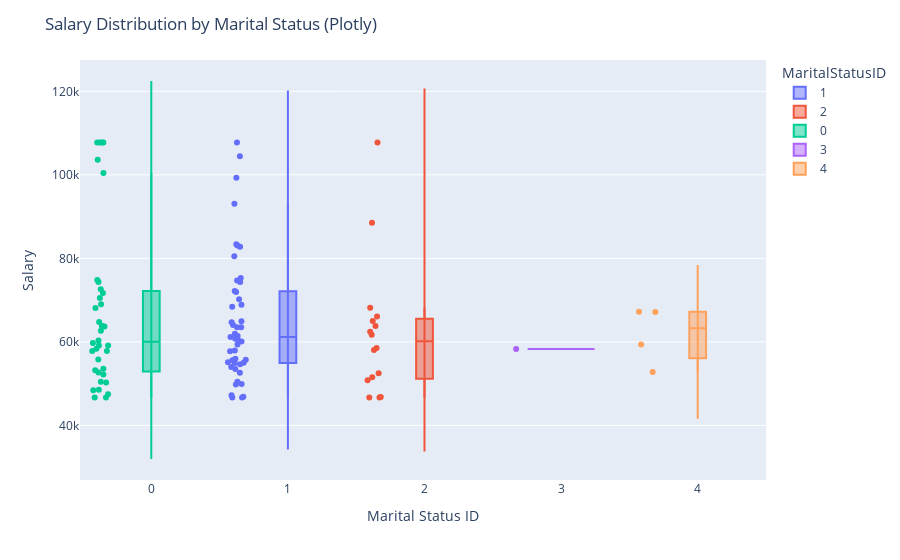

Write notebook code for a chart like this one.
### Markdown cell above
# 5. Violin chart with Plotly
The below is a violin plot showing the distribution of salaries based on marital status. The plot is plotted using ''MaritalStatusID','Salary' columns from the dataframe df_2.

### Code cell
fig = px.violin(df_2, 
                x='MaritalStatusID',    # X-axis: MaritalStatusID
                y='Salary',             # Y-axis: Salary
                box=True,               # Show box plot inside the violin
                points='all',           # Show all data points
                color='MaritalStatusID' # Color by MaritalStatusID
               )


fig.update_layout(
    title='Salary Distribution by Marital Status (Plotly)',
    xaxis_title='Marital Status ID',
    yaxis_title='Salary'
)


fig.show()

### Figure 1 — Plotly figure (JSON) as saved in the notebook; plotly's stock layout.template omitted (floating-point values rounded to 4 significant figures)
{"data": [{"alignmentgroup": "True", "box": {"visible": true}, "hovertemplate": "MaritalStatusID=%{x}<br>Salary=%{y}<extra></extra>", "legendgroup": "1", "marker": {"color": "#636efa"}, "name": "1", "offsetgroup": "1", "orientation": "v", "points": "all", "scalegroup": "True", "showlegend": true, "type": "violin", "x": [1, 1, 1, 1, 1, 1, 1, 1, 1, 1, 1, 1, 1, 1, 1, 1, 1, 1, 1, 1, 1, 1, 1, 1, 1, 1, 1, 1, 1, 1, 1, 1, 1, 1, 1, 1, 1, 1, 1, 1, 1, 1, 1, 1, 1, 1, 1], "x0": " ", "xaxis": "x", "y": [104437, 64955, 54670, 47211, 53492, 74326, 64066, 59369, 55722, 60070, 99280, 57748, 55965, 70187, 54933, 68898, 63478, 49920, 83082, 46837, 61154, 54005, 46700.0, 82758, 61962, 52624, 68407, 46700.0, 71966, 63515, 93093, 60270, 57954, 74669, 64724, 83363, 55578, 50428, 61422, 55000, 60754, 72202, 75281, 107700.0, 49773, 80512, 55140], "y0": " ", "yaxis": "y"}, {"alignmentgroup": "True", "box": {"visible": true}, "hovertemplate": "MaritalStatusID=%{x}<br>Salary=%{y}<extra></extra>", "legendgroup": "2", "marker": {"color": "#EF553B"}, "name": "2", "offsetgroup": "2", "orientation": "v", "points": "all", "scalegroup": "True", "showlegend": true, "type": "violin", "x": [2, 2, 2, 2, 2, 2, 2, 2, 2, 2, 2, 2, 2, 2, 2, 2], "x0": " ", "xaxis": "x", "y": [50825, 52505, 51505, 63813, 68182, 66074, 46799, 46700.0, 61729, 46700.0, 64971, 107700.0, 88527, 62425, 58523, 58062], "y0": " ", "yaxis": "y"}, {"alignmentgroup": "True", "box": {"visible": true}, "hovertemplate": "MaritalStatusID=%{x}<br>Salary=%{y}<extra></extra>", "legendgroup": "0", "marker": {"color": "#00cc96"}, "name": "0", "offsetgroup": "0", "orientation": "v", "points": "all", "scalegroup": "True", "showlegend": true, "type": "violin", "x": [0, 0, 0, 0, 0, 0, 0, 0, 0, 0, 0, 0, 0, 0, 0, 0, 0, 0, 0, 0, 0, 0, 0, 0, 0, 0, 0, 0, 0, 0, 0, 0, 0, 0, 0, 0], "x0": " ", "xaxis": "x", "y": [57834, 107700.0, 57815, 103613, 74312, 64786, 59144, 60340, 59124, 72609, 107700.0, 71707, 52177, 68099, 68999, 63676, 47434, 62659, 55800, 50470, 52674, 107700.0, 53564, 46700.0, 107700.0, 53180, 46700.0, 63878, 48413, 100416, 74813, 50274, 58371, 59728, 70507, 48513], "y0": " ", "yaxis": "y"}, {"alignmentgroup": "True", "box": {"visible": true}, "hovertemplate": "MaritalStatusID=%{x}<br>Salary=%{y}<extra></extra>", "legendgroup": "3", "marker": {"color": "#ab63fa"}, "name": "3", "offsetgroup": "3", "orientation": "v", "points": "all", "scalegroup": "True", "showlegend": true, "type": "violin", "x": [3], "x0": " ", "xaxis": "x", "y": [58275], "y0": " ", "yaxis": "y"}, {"alignmentgroup": "True", "box": {"visible": true}, "hovertemplate": "MaritalStatusID=%{x}<br>Salary=%{y}<extra></extra>", "legendgroup": "4", "marker": {"color": "#FFA15A"}, "name": "4", "offsetgroup": "4", "orientation": "v", "points": "all", "scalegroup": "True", "showlegend": true, "type": "violin", "x": [4, 4, 4, 4], "x0": " ", "xaxis": "x", "y": [59370, 67237, 52788, 67176], "y0": " ", "yaxis": "y"}], "layout": {"legend": {"title": {"text": "MaritalStatusID"}, "tracegroupgap": 0}, "margin": {"t": 60}, "title": {"text": "Salary Distribution by Marital Status (Plotly)"}, "violinmode": "overlay", "xaxis": {"anchor": "y", "categoryarray": [1, 2, 0, 3, 4], "categoryorder": "array", "domain": [0, 1], "title": {"text": "Marital Status ID"}}, "yaxis": {"anchor": "x", "domain": [0, 1], "title": {"text": "Salary"}}}}
